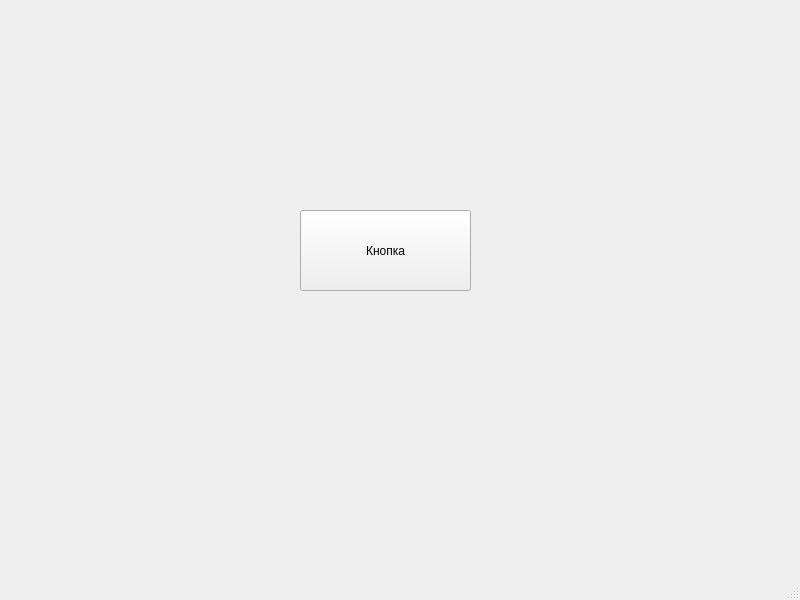
<?xml version="1.0" encoding="UTF-8"?>
<ui version="4.0">
 <class>MainWindow</class>
 <widget class="QMainWindow" name="MainWindow">
  <property name="geometry">
   <rect>
    <x>0</x>
    <y>0</y>
    <width>800</width>
    <height>600</height>
   </rect>
  </property>
  <property name="windowTitle">
   <string>MainWindow</string>
  </property>
  <widget class="QWidget" name="centralwidget">
   <widget class="QPushButton" name="pushButton">
    <property name="geometry">
     <rect>
      <x>300</x>
      <y>210</y>
      <width>171</width>
      <height>81</height>
     </rect>
    </property>
    <property name="text">
     <string>Кнопка</string>
    </property>
   </widget>
  </widget>
  <widget class="QMenuBar" name="menubar">
   <property name="geometry">
    <rect>
     <x>0</x>
     <y>0</y>
     <width>800</width>
     <height>21</height>
    </rect>
   </property>
  </widget>
  <widget class="QStatusBar" name="statusbar"/>
 </widget>
 <resources/>
 <connections/>
</ui>
